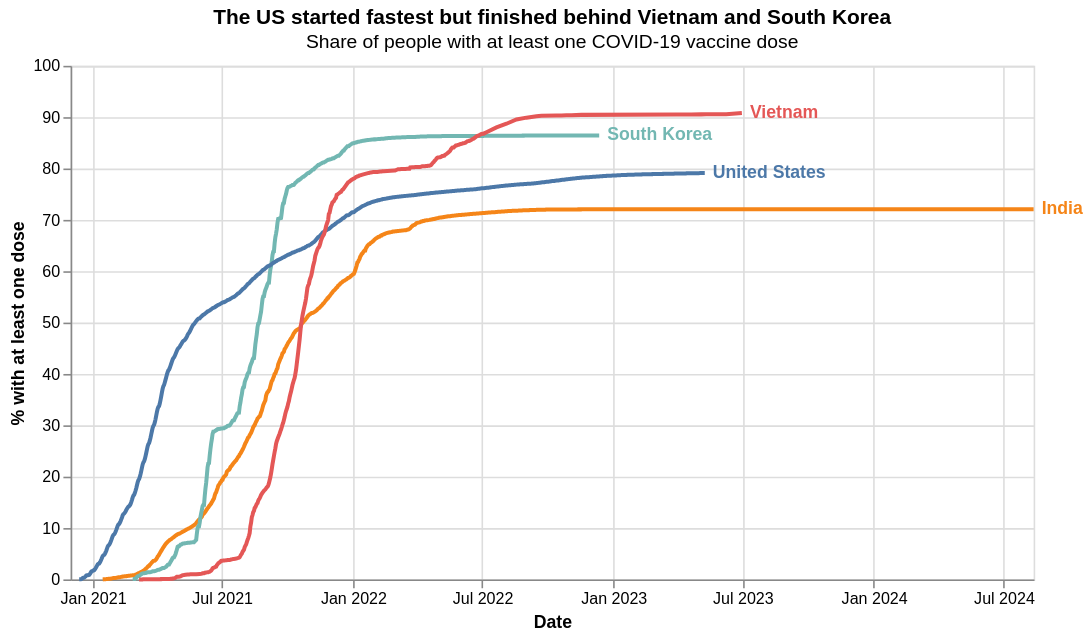

Source (notebook cell):
### Markdown cell above
## 9. Chart 2: How did our four countries compare over time?

- Chart type: line chart
- Encoding: x = date, y = % with at least one dose, color = country
- Labels: country names are written at the end of each line, so readers do not have to look back and forth at a legend.

### Code cell
four = vax[vax["country"].isin(our_countries)]

lines = alt.Chart(four).mark_line(strokeWidth=2.5).encode(
    alt.X("date:T", title="Date",
          axis=alt.Axis(format="%b %Y", tickCount={"interval": "month", "step": 6}, labelAngle=0),
          scale=alt.Scale(domain=[alt.DateTime(year=2020, month=12, date=1),
                                  alt.DateTime(year=last.year, month=last.month, date=last.day)])),
    alt.Y("people_vaccinated_per_hundred:Q", title="% with at least one dose", scale=alt.Scale(domain=[0, 100])),
    alt.Color("country:N", title="Country", sort=our_countries, scale=alt.Scale(scheme="tableau10")),
    tooltip=["country", alt.Tooltip("date:T"), alt.Tooltip("people_vaccinated_per_hundred:Q", format=".1f")]
)

last_points = four.sort_values("date").groupby("country").tail(1)
end_labels = alt.Chart(last_points).mark_text(align="left", dx=5, fontSize=11, fontWeight="bold").encode(
    x="date:T", y="people_vaccinated_per_hundred:Q", text="country",
    color=alt.Color("country:N", sort=our_countries, scale=alt.Scale(scheme="tableau10"), legend=None)
)

chart2 = (lines + end_labels).properties(width=600, height=320,
    title=alt.TitleParams("The US started fastest but finished behind Vietnam and South Korea",
                          subtitle="Share of people with at least one COVID-19 vaccine dose"))
chart2

### Figure 1 — Vega-Lite specification as saved in the notebook (floating-point values rounded to 4 significant figures; data arrays with more than 128 entries replaced by an {"elided": "..."} marker saying what was removed)
{"config": {"view": {"continuousWidth": 300, "continuousHeight": 300}}, "layer": [{"data": {"name": "data-d6724685c332b8fed9f787d5668af614"}, "mark": {"type": "line", "strokeWidth": 2.5}, "encoding": {"color": {"field": "country", "scale": {"scheme": "tableau10"}, "sort": ["United States", "India", "Vietnam", "South Korea"], "title": "Country", "type": "nominal"}, "tooltip": [{"field": "country", "type": "nominal"}, {"field": "date", "type": "temporal"}, {"field": "people_vaccinated_per_hundred", "format": ".1f", "type": "quantitative"}], "x": {"axis": {"format": "%b %Y", "labelAngle": 0, "tickCount": {"interval": "month", "step": 6}}, "field": "date", "scale": {"domain": [{"date": 1, "month": 12, "year": 2020}, {"date": 12, "month": 8, "year": 2024}]}, "title": "Date", "type": "temporal"}, "y": {"field": "people_vaccinated_per_hundred", "scale": {"domain": [0, 100]}, "title": "% with at least one dose", "type": "quantitative"}}}, {"data": {"name": "data-2bdf0cb97da389bb17aa64f56869b807"}, "mark": {"type": "text", "align": "left", "dx": 5, "fontSize": 11, "fontWeight": "bold"}, "encoding": {"color": {"field": "country", "legend": null, "scale": {"scheme": "tableau10"}, "sort": ["United States", "India", "Vietnam", "South Korea"], "type": "nominal"}, "text": {"field": "country", "type": "nominal"}, "x": {"field": "date", "type": "temporal"}, "y": {"field": "people_vaccinated_per_hundred", "type": "quantitative"}}}], "height": 320, "title": {"text": "The US started fastest but finished behind Vietnam and South Korea", "subtitle": "Share of people with at least one COVID-19 vaccine dose"}, "width": 600, "$schema": "https://vega.github.io/schema/vega-lite/v5.20.1.json", "datasets": {"data-d6724685c332b8fed9f787d5668af614": {"elided": "3181 records"}, "data-2bdf0cb97da389bb17aa64f56869b807": [{"country": "South Korea", "continent": "Asia", "date": "2022-12-12T00:00:00", "population": 51780000.0, "gdp_per_capita": 55700.0, "people_vaccinated_per_hundred": 86.45, "people_fully_vaccinated_per_hundred": 85.64, "total_boosters_per_hundred": 79.81, "new_people_vaccinated_smoothed_per_hundred": 0.0004075}, {"country": "United States", "continent": "North America", "date": "2023-05-09T00:00:00", "population": 341500000.0, "gdp_per_capita": 76930.0, "people_vaccinated_per_hundred": 79.12, "people_fully_vaccinated_per_hundred": 67.53, "total_boosters_per_hundred": null, "new_people_vaccinated_smoothed_per_hundred": 0.002269}, {"country": "Vietnam", "continent": "Asia", "date": "2023-06-30T00:00:00", "population": 99680000.0, "gdp_per_capita": 15460.0, "people_vaccinated_per_hundred": 90.79, "people_fully_vaccinated_per_hundred": 86.24, "total_boosters_per_hundred": 58.16, "new_people_vaccinated_smoothed_per_hundred": 0.01036}, {"country": "India", "continent": "Asia", "date": "2024-08-12T00:00:00", "population": 1425000000.0, "gdp_per_capita": 10040.0, "people_vaccinated_per_hundred": 72.08, "people_fully_vaccinated_per_hundred": 66.79, "total_boosters_per_hundred": null, "new_people_vaccinated_smoothed_per_hundred": 2.205e-07}]}}
